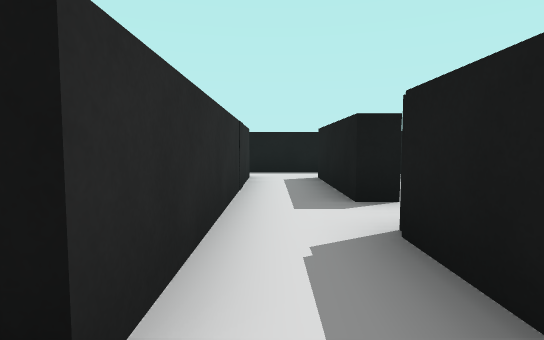
[1] (above)

22 first-person views from a walk through a scene from a Unity 3-D project. The camera is 0.62 m above the floor, tilts 4° down and sees 80° across. The floor is counted in squares, 1 m on a side. Each view is taken from the middle of a square. On the plan, view 1 faces up. The plan holds only what a view shows up to about 10 squares ahead; the rest is blank. The place goes on beyond the plan. The player character is not drawn.

[2]
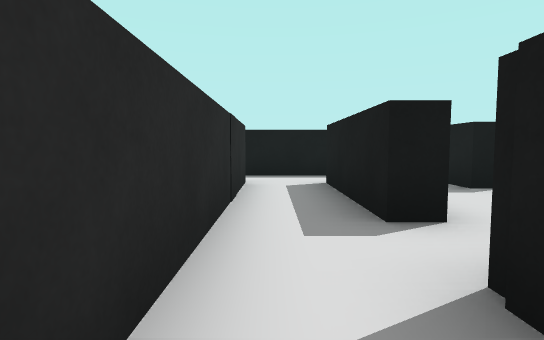

[3]
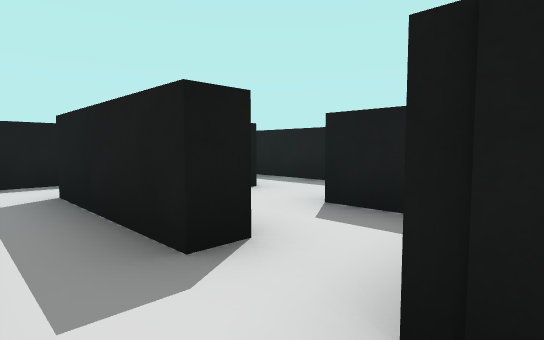

[4]
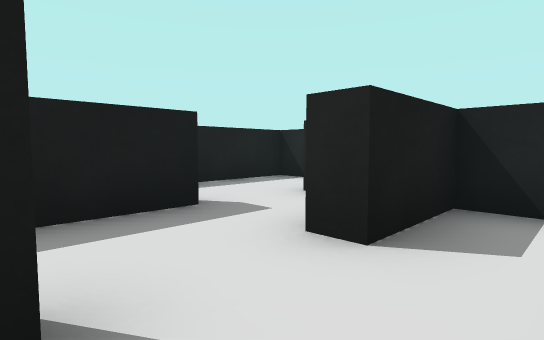

[5]
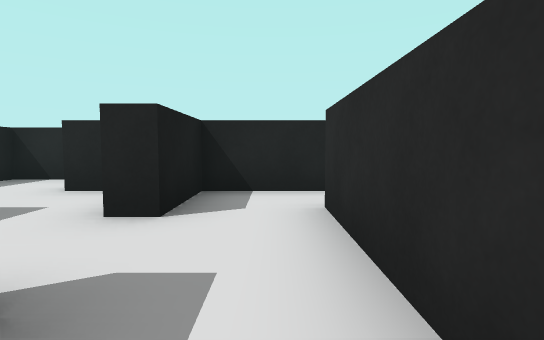

[6]
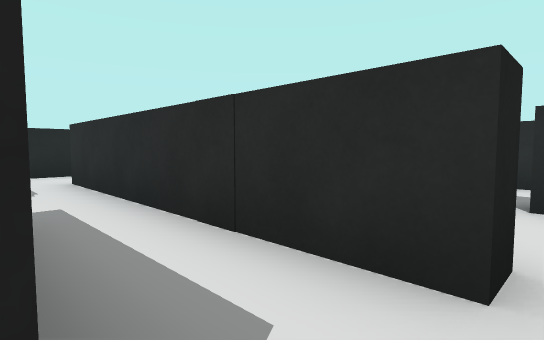

[7]
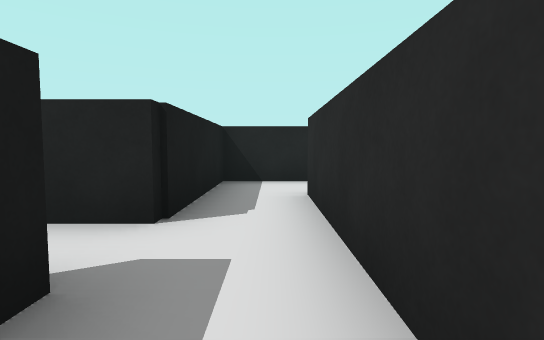

[8]
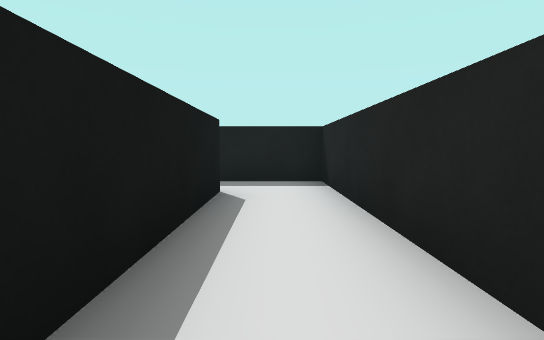

[9]
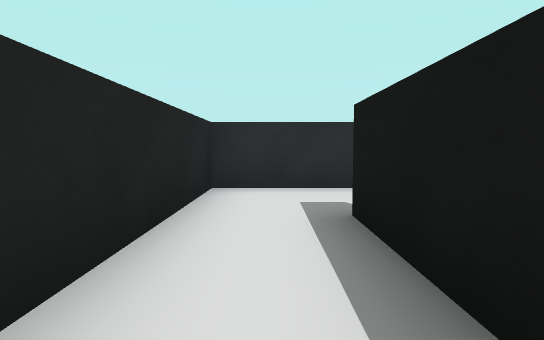

[10]
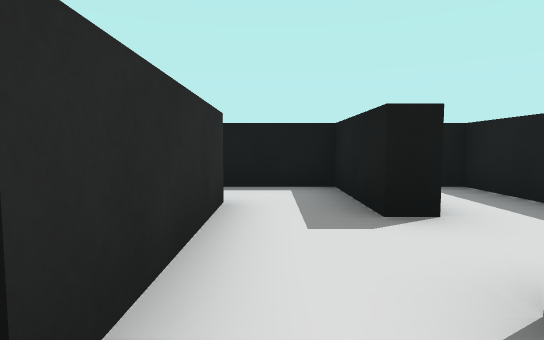

[11]
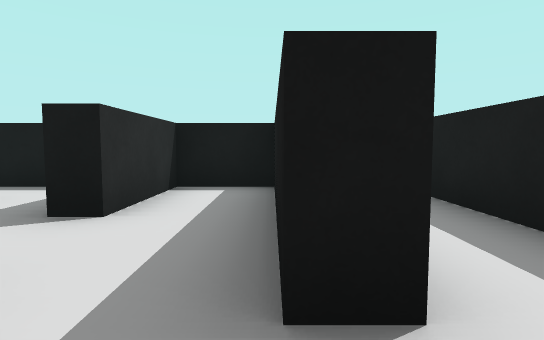

[12]
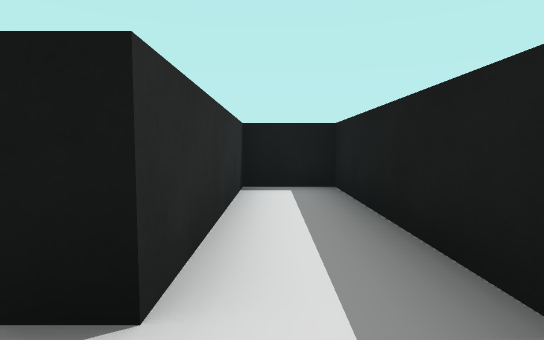

[13]
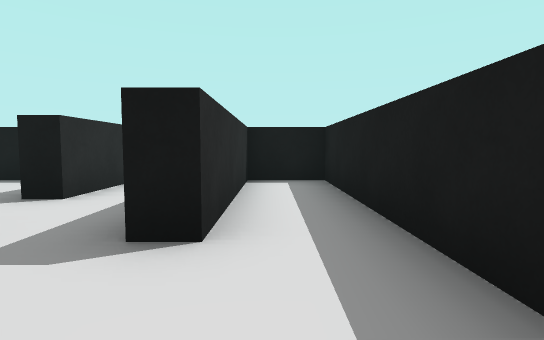

[14]
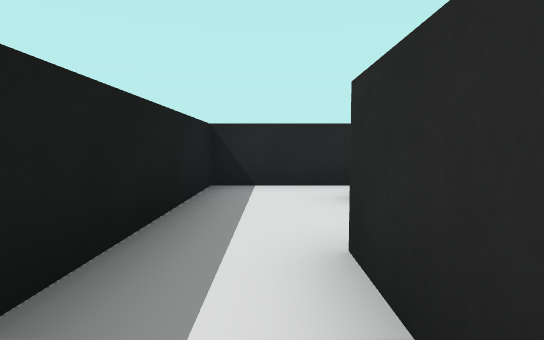

[15]
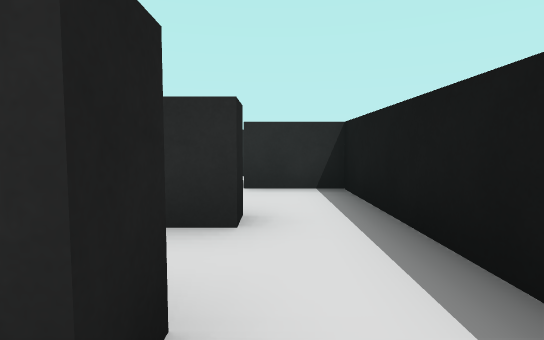

[16]
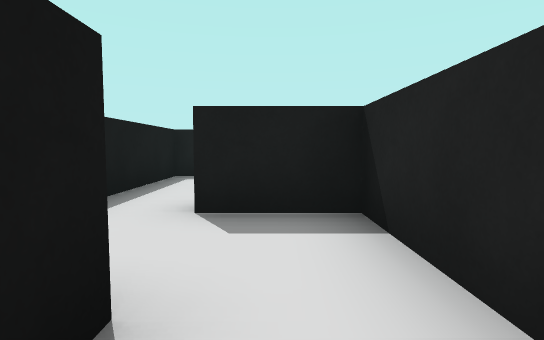

[17]
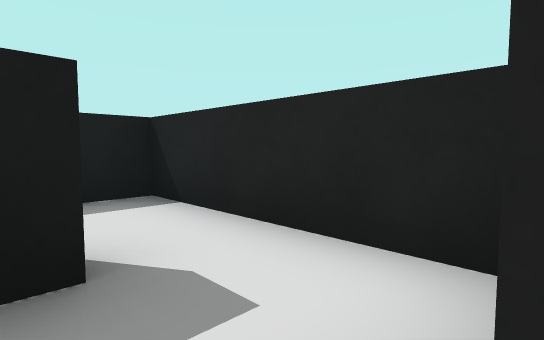

[18]
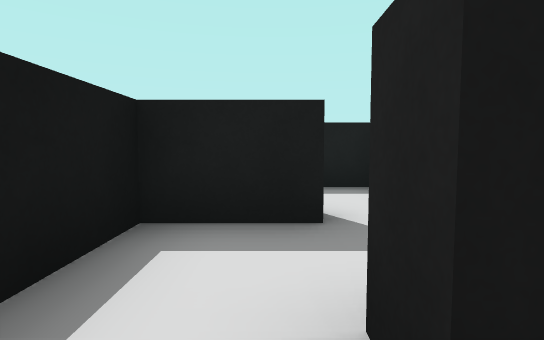

[19]
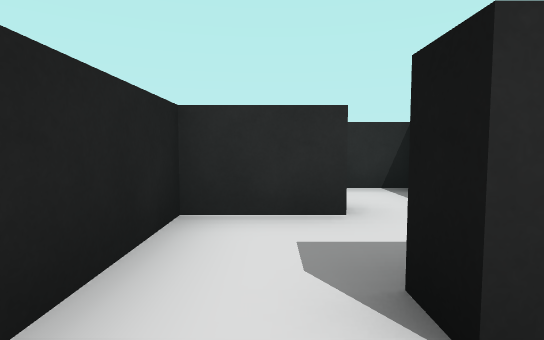

[20]
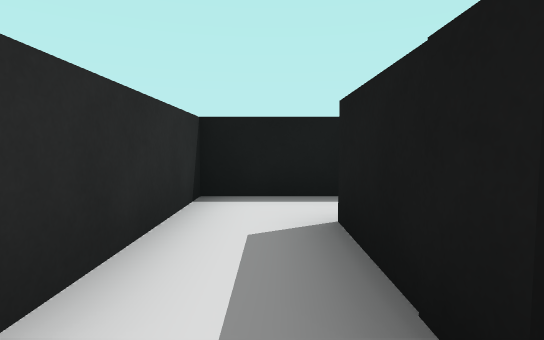

[21]
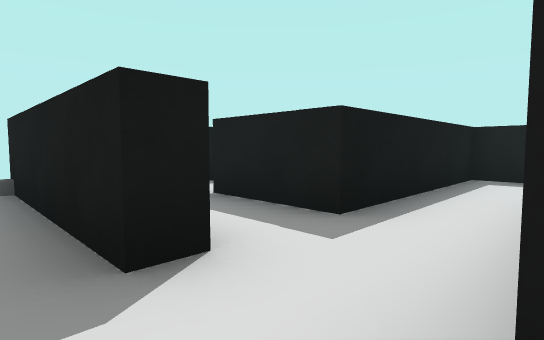

[22]
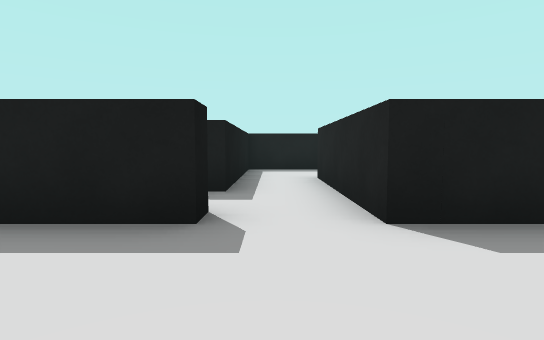

### Floor plan
Points are (right, up) in squares from view 1. A wall is a line through its corners. A room is listed if a view was taken in it or the views show most of it. See-through windows are left out.
Room 1 (views 1, 2, 3, 8, 9)
walls: (-0.5, 2.5) (-0.5, 0.7) (-5, 0.7); (-6.9, 1.2) (-6.9, -0.9) (0.9, -0.9) (0.9, 2.4)
ways out: opening at (0, 1.5) to room 4; opening at (-5.5, 1)
Room 2 (view 4)
walls: (3, 4.2) (3.5, 4.2); (3.5, 5.9) (3, 5.9); (1.5, 6.7) (1.5, 3.7)
ways out: opening at (2, 6) to room 3; opening at (2, 4) to room 5; opening at (3, 5) to room 6
Room 3 (views 5, 15)
walls: (3, 5.9) (3, 8.1) (1.5, 8.1)
ways out: opening at (2, 6) to room 2; opening at (1, 7) to room 4
Room 4 (views 6, 7)
walls: (-1, 6.7) (-0.5, 6.7) (-0.5, 2.5); (1.5, 3.7) (0.9, 3.7) (0.9, 6.7) (1.5, 6.7); (1.5, 8.1) (-2.9, 8.1) (-2.9, 6.6)
ways out: opening at (0, 1.5) to room 1; opening at (1, 7) to room 3; opening at (1, 3) to room 5; opening at (-2, 6) to room 8
Room 5 (view 10)
walls: (0.9, 2.4) (3, 2.4) (3, 4.2)
ways out: opening at (2, 4) to room 2; opening at (1, 3) to room 4
Room 6 (view 11)
walls: (5.5, 4.1) (5, 4.1) (5, 8.1) (3.5, 8.1) (3.5, 5.9); (4.4, 2.4) (5, 2.4)
ways out: opening at (3, 5) to room 2; opening at (5, 3.5) to room 7
Room 7 (views 12, 13, 14)
walls: (4.6, 0.7) (7, 0.7) (7, 8.1) (5.5, 8.1) (5.5, 4.1)
ways out: opening at (5, 3.5) to room 6
Room 8 (views 16, 17, 18, 19)
walls: (-2.9, 6.6) (-3.4, 6.6) (-3.4, 8.1) (-6.9, 8.1) (-6.9, 6.4); (-5.5, 6.7) (-4.9, 6.7) (-4.9, 5.2) (-1, 5.2) (-1, 6.7)
ways out: opening at (-2, 6) to room 4; opening at (-6, 5.5) to room 9
Room 9 (view 20)
walls: (-3.5, 4.6) (-5.5, 4.6) (-5.5, 6.7); (-6.4, 3.1) (-3.4, 3.1); (-6.9, 6.4) (-6.9, 5)
ways out: opening at (-6, 5.5) to room 8; opening at (-7, 4) to room 10; opening at (-4.5, 4) to room 11
Room 10 (views 21, 22)
walls: (-7.4, 1.8) (-7.4, 3.1) (-6.4, 3.1); (-6.9, 4.6) (-7.4, 4.6) (-7.4, 8.6)
ways out: opening at (-7, 4) to room 9
Room 11 (no view inside)
walls: (-1, 3.6) (-1, 4.6) (-3.5, 4.6)
ways out: opening at (-4.5, 4) to room 9; opening at (-2.5, 3)

Positions as (right, up) in squares from view 1, and headings:
1: (0, 0), facing up
2: (0, 1), facing up
3: (0, 2), facing up-right
4: (2, 6), facing down-right
5: (2, 7), facing down
6: (1, 7), facing down-left
7: (0, 5), facing down
8: (-5, 0), facing right
9: (-2, 0), facing left
10: (2, 3), facing up
11: (5, 3), facing up
12: (6, 3), facing up
13: (6, 2), facing up
14: (6, 6), facing down
15: (2, 7), facing left
16: (-4, 6), facing right
17: (-5, 7), facing down-right
18: (-6, 7), facing right
19: (-2, 6), facing left
20: (-6, 4), facing up
21: (-8, 3), facing up-right
22: (-10, 4), facing right
